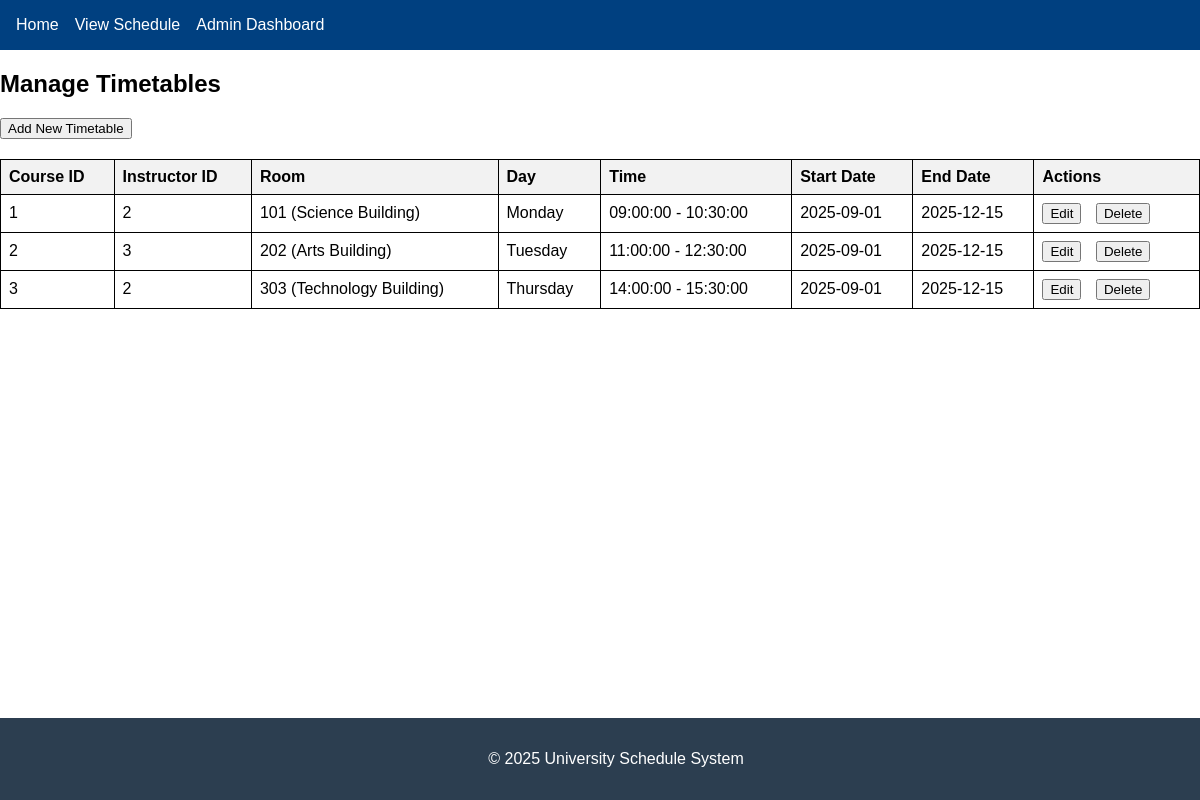
The app's page /university_schedule/admin/manage_timetables.php (signed in) with its own data.
### tables this page shows
CREATE TABLE ClassSchedule (
    schedule_id INT PRIMARY KEY AUTO_INCREMENT,
    offering_id INT,
    room_id INT,
    slot_id INT,
    recurring BOOLEAN DEFAULT TRUE,
    start_date DATE NOT NULL,
    end_date DATE NOT NULL,
    created_at TIMESTAMP DEFAULT CURRENT_TIMESTAMP,
    created_by INT,
    last_modified TIMESTAMP DEFAULT CURRENT_TIMESTAMP ON UPDATE CURRENT_TIMESTAMP,
    FOREIGN KEY (offering_id) REFERENCES CourseOfferings(offering_id),
    FOREIGN KEY (room_id) REFERENCES Rooms(room_id),
    FOREIGN KEY (slot_id) REFERENCES TimeSlots(slot_id),
    FOREIGN KEY (created_by) REFERENCES Users(user_id)
);

CREATE TABLE CourseOfferings (
    offering_id INT PRIMARY KEY AUTO_INCREMENT,
    course_id INT,
    term_id INT,
    instructor_id INT,
    max_students INT NOT NULL,
    current_enrolled INT DEFAULT 0,
    status ENUM('scheduled', 'in_progress', 'completed', 'cancelled') NOT NULL,
    FOREIGN KEY (course_id) REFERENCES Courses(course_id),
    FOREIGN KEY (term_id) REFERENCES AcademicTerms(term_id),
    FOREIGN KEY (instructor_id) REFERENCES Users(user_id)
);

CREATE TABLE Rooms (
    room_id INT PRIMARY KEY AUTO_INCREMENT,
    room_number VARCHAR(20) NOT NULL,
    building VARCHAR(50) NOT NULL,
    floor INT NOT NULL,
    capacity INT NOT NULL,
    room_type ENUM('lecture_hall', 'classroom', 'lab', 'seminar_room') NOT NULL,
    has_projector BOOLEAN DEFAULT FALSE,
    has_whiteboard BOOLEAN DEFAULT FALSE,
    has_computer BOOLEAN DEFAULT FALSE,
    is_accessible BOOLEAN DEFAULT FALSE,
    notes TEXT,
    created_at TIMESTAMP DEFAULT CURRENT_TIMESTAMP
);

CREATE TABLE TimeSlots (
    slot_id INT PRIMARY KEY AUTO_INCREMENT,
    day_of_week ENUM('Monday', 'Tuesday', 'Wednesday', 'Thursday', 'Friday', 'Saturday', 'Sunday') NOT NULL,
    start_time TIME NOT NULL,
    end_time TIME NOT NULL,
    UNIQUE KEY unique_time_slot (day_of_week, start_time, end_time)
);

### university_schedule/admin/manage_timetables.php (the view, shortened to what this page needs)
<?php
$db = new Database();
$conn = $db->getConnection();
$query = "SELECT
    cs.schedule_id,
    co.course_id,
    co.instructor_id,
    r.room_number,
    r.building,
    ts.day_of_week,
    ts.start_time,
    ts.end_time,
    cs.start_date,
    cs.end_date
FROM ClassSchedule cs
JOIN CourseOfferings co ON cs.offering_id = co.offering_id
JOIN Rooms r ON cs.room_id = r.room_id
JOIN TimeSlots ts ON cs.slot_id = ts.slot_id";
$stmt = $conn->prepare($query);
$stmt->execute();
$schedules = $stmt->fetchAll(PDO::FETCH_ASSOC);
?>
<!DOCTYPE html>
<html lang="en">
<head>
    <link rel="stylesheet" href="../assets/css/styles.css">
</head>
<body>
    <?php include('../includes/header.php'); ?>
    <div class="container">
        <h2>Manage Timetables</h2>
        <button id="addTimetableBtn">Add New Timetable</button>
        <table id="timetableTable">
            <thead>
                <tr>
                    <th>Course ID</th>
                    <th>Instructor ID</th>
                    <th>Room</th>
                    <th>Day</th>
                    <th>Time</th>
                    <th>Start Date</th>
                    <th>End Date</th>
                    <th>Actions</th>
                </tr>
            </thead>
            <tbody>
                <?php foreach ($schedules as $schedule): ?>
                    <tr id="schedule_<?php echo $schedule['schedule_id']; ?>">
                        <td><?php echo $schedule['course_id']; ?></td>
                        <td><?php echo $schedule['instructor_id']; ?></td>
                        <td><?php echo $schedule['room_number'] . ' (' . $schedule['building'] . ')'; ?></td>
                        <td><?php echo $schedule['day_of_week']; ?></td>
                        <td><?php echo $schedule['start_time'] . ' - ' . $schedule['end_time']; ?></td>
                        <td><?php echo $schedule['start_date']; ?></td>
                        <td><?php echo $schedule['end_date']; ?></td>
                        <td>
                            <button class="editBtn" data-id="<?php echo $schedule['schedule_id']; ?>">Edit</button>
                            <button class="deleteBtn" data-id="<?php echo $schedule['schedule_id']; ?>">Delete</button>
                        </td>
                    </tr>
                <?php endforeach; ?>
            </tbody>
        </table>
    </div>
    <?php include('../includes/footer.php'); ?>
</body>
</html>

### university_schedule/includes/header.php (shortened to what this page needs)
<!DOCTYPE html>
<html lang="en">
<head>
    <link rel="stylesheet" href="/university_schedule/assets/css/styles.css">
</head>
<body>
    <header>
        <nav>
            <ul>
                <li><a href="/university_schedule/login.php">Home</a></li>
                <li><a href="/university_schedule/login.php">View Schedule</a></li>
                <li><a href="/university_schedule/login.php">Admin Dashboard</a></li>
            </ul>
        </nav>
    </header>
</body>
</html>

### university_schedule/includes/footer.php (shortened to what this page needs)
<!DOCTYPE html>
<html lang="en">
<head>
    <link rel="stylesheet" href="/university_schedule/assets/css/styles.css">
</head>
<body>
<footer>
        <p>&copy; <?php echo date("Y"); ?> University Schedule System</p>
    </footer>
</body>
</html>
</body>
</html>

### university_schedule/assets/css/styles.css (style rules this page uses)
body { font-family: Arial, sans-serif; margin: 0; padding: 0; }
header { background-color: #004080; color: white; padding: 1rem; }
nav ul { list-style: none; margin: 0; padding: 0; display: flex; gap: 1rem; }
nav ul li a { color: white; text-decoration: none; }
table { width: 100%; border-collapse: collapse; margin-top: 20px; }
table, th, td { border: 1px solid black; }
th, td { padding: 8px; text-align: left; }
th { background-color: #f2f2f2; }
button.editBtn, button.deleteBtn { margin-right: 10px; }
footer { background-color: #2c3e50; color: white; text-align: center; padding: 1rem; position: fixed; bottom: 0; width: 100%; }

### records on screen
classschedule: offering.course_id "1", offering.instructor_id "2", room.room_number "101", room.building "Science Building", slot.day_of_week "Monday", slot.start_time "09:00:00", slot.end_time "10:30:00", start_date "2025-09-01", end_date "2025-12-15"
classschedule: offering.course_id "2", offering.instructor_id "3", room.room_number "202", room.building "Arts Building", slot.day_of_week "Tuesday", slot.start_time "11:00:00", slot.end_time "12:30:00", start_date "2025-09-01", end_date "2025-12-15"
classschedule: offering.course_id "3", offering.instructor_id "2", room.room_number "303", room.building "Technology Building", slot.day_of_week "Thursday", slot.start_time "14:00:00", slot.end_time "15:30:00", start_date "2025-09-01", end_date "2025-12-15"
